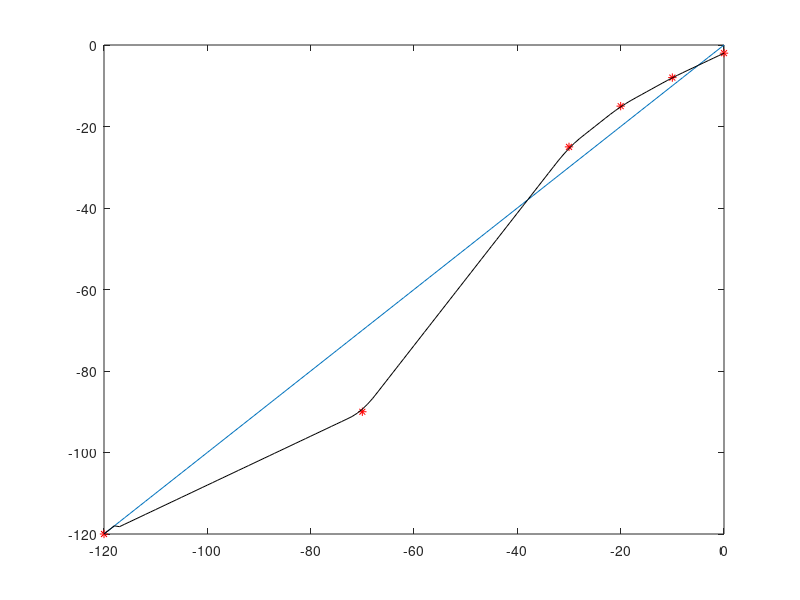

Source code (MATLAB):
input = [0 -10 -20 -30 -70 -120];
output = [-2 -8 -15 -25 -90 -120];
plot(input, output, 'r*');
hold on
plot(-120:0, -120:0);


x = -120:0;
y = zeros(1, length(x));
k1 = (output(1) - output(2))/(input(1) - input(2));
k2 = (output(2) - output(3))/(input(2) - input(3));
k3 = (output(3) - output(4))/(input(3) - input(4));
k4 = (output(4) - output(5))/(input(4) - input(5));
k5 = (output(5) - output(6))/(input(5) - input(6));

knee = 5;

for ii = 1:length(x)
    if x(ii) > input(2)+knee*0.5 && x(ii) <= input(1)
        y(ii) = k1 * (x(ii) - input(2)) + output(2);
    elseif x(ii) >= input(2) - knee*0.5 && x(ii) <= input(2) + knee*0.5
        y(ii) = k2*(x(ii) - input(2)) + output(2) + (k1-k2)*(x(ii)-input(2)+knee*0.5)^2/(2*knee);
    elseif x(ii) > input(3)+knee*0.5 && x(ii) < input(2)-knee*0.05
        y(ii) = k2 * (x(ii) - input(3)) + output(3);
    elseif x(ii) >= input(3) - knee*0.5 && x(ii) <= input(3) + knee*0.5
        y(ii) = k3*(x(ii) - input(3)) + output(3) + (k2-k3)*(x(ii)-input(3)+knee*0.5)^2/(2*knee);
    elseif x(ii) > input(4)+knee*0.5 && x(ii) < input(3)-knee*0.5
        y(ii) = k3 * (x(ii) - input(4)) + output(4);
    elseif x(ii) >= input(4) - knee*0.5 && x(ii) <= input(4) + knee*0.5
        y(ii) = k4*(x(ii) - input(4)) + output(4) + (k3-k4)*(x(ii)-input(4)+knee*0.5)^2/(2*knee);
    elseif x(ii) > input(5)+knee*0.5 && x(ii) < input(4)-knee*0.5
        y(ii) = k4 * (x(ii) - input(5)) + output(5);
    elseif x(ii) >= input(5) - knee*0.5 && x(ii) <= input(5) + knee*0.5
        y(ii) = k5*(x(ii) - input(5)) + output(5) + (k4-k5)*(x(ii)-input(5)+knee*0.5)^2/(2*knee);
    elseif x(ii) > input(6)+knee*0.5 && x(ii) < input(5)-knee*0.5
        y(ii) = k5 * (x(ii) - input(6)) + output(6);
    else
        y(ii) = x(ii);
    end
    
end
plot(x, y, 'k');
hold off